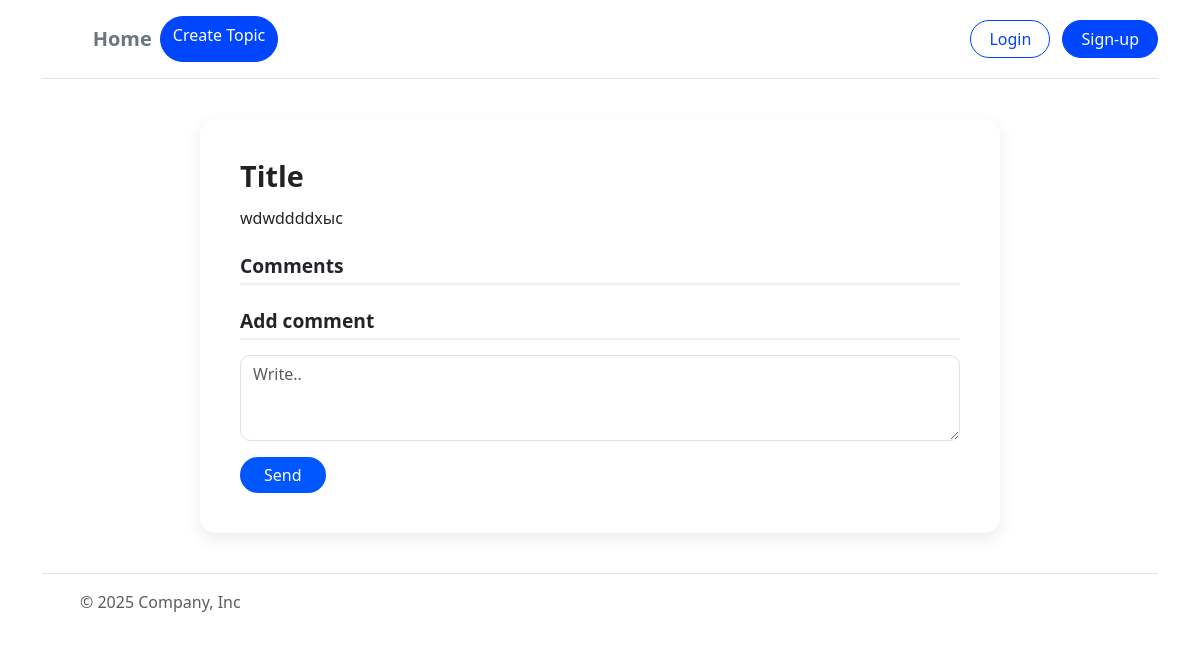
Before: /discussion_topic/6 with the older database file.
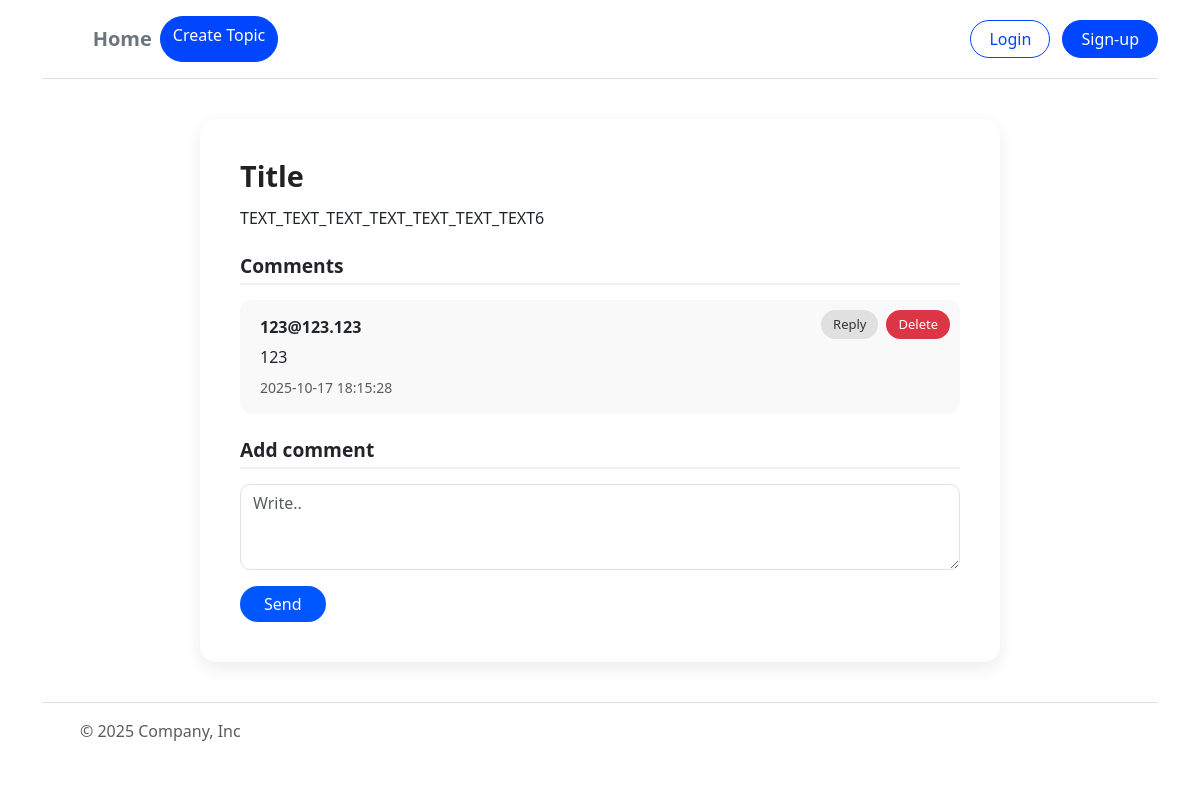
After: the same page with the newer database file.
### tables this page shows
CREATE TABLE discussion_topic(
                   id INTEGER PRIMARY KEY,
                   id_category INTEGER,
                   id_user INTEGER,
                   title VARCHAR(150),
                   text VARCHAR,
                   FOREIGN KEY (id_category) REFERENCES category(id),
                   FOREIGN KEY (id_user) REFERENCES user (id)
                    );

CREATE TABLE comment(
                   id INTEGER PRIMARY KEY,
                   id_user INTEGER,
                   id_discussion_topic INTEGER,
                   text VARCHAR,
                   date DATETIME,
                   FOREIGN KEY (id_user) REFERENCES user(id)
                    );

CREATE TABLE user(
               id INTEGER PRIMARY KEY,
               email VARCHAR(250),    
               hash_password VARCHAR(500),
               sale VARCHAR(500)
                );

### main.py (the view, shortened to what this page needs)
@app.route("/discussion_topic/<int:id>", methods=["GET", "POST"], endpoint="view_discussion_topic")
def view_discussion_topic(id: int = None):
    data = db_scripts.get_discussion_topic(id)
    creator = session.get("id_user") == data[2]
    all_comment = db_scripts.get_all_comment(id)
    return render_template(
        "discussion_topic/view_discussion_topic.html",
        creator=creator,
        data=data,
        topic_id=id,
        topic_title=data[3],
        topic_text=data[4],
        comment_list=all_comment,
        email=session.get("email_user"),
        id_user=session.get("id_user")
    )

### db_scripts.py (called while the page is built)
def db_deck(funk):
    def open_close(*args, **kwargs):
        db_open()
        data = funk(*args, **kwargs)
        db_close()
        return data
    return open_close

def db_open():
    global DB,cursor
    DB = sqlite3.connect(db_path)
    cursor = DB.cursor()

def db_close():
    DB.commit()
    cursor.close()
    DB.close()

@db_deck
def get_discussion_topic(id_discussion_topic:int):
    try:
        if id_discussion_topic is not None:
            cursor.execute("""SELECT * FROM discussion_topic
                              WHERE id = ?
                           """, (id_discussion_topic,))
            return cursor.fetchone()
        return False
    except Exception as error:
        print("error get_discussion_topic:", error)
    return False

### v3/templates/discussion_topic/view_discussion_topic.html (shortened to what this page needs)
{% extends "base.html" %}
{% block main %}
<div class="topic-container">
  <h2 class="topic-title">Title</h2>
  {% if creator %}
    <form method="POST" action="{{ url_for('save_topic_text', id=topic_id) }}">
      <textarea name="new_text" class="form-control mb-3" rows="4" placeholder="Write">{{ topic_text }}</textarea>
      <button type="submit" class="btn btn-primary-custom px-4">Save</button>
    </form>
  {%else%}
    <p>{{ topic_text }}</p>
  {%endif%}
  <h4 class="section-title mt-4">Comments</h4>
  {% for comment_id, user_id, id_discussion_topic, comment_text, comment_date, comment_user_email in comment_list %}
<div class="comment-box">
  <p><strong>{{ comment_user_email }}</strong></p>
  <p>{{ comment_text }}</p>
  <small class="text-muted">{{ comment_date }}</small>
  <div style="position: absolute; top: 10px; right: 10px; display: flex; gap: 8px;">
    <button type="button" class="btn-reply" data-user="{{ comment_user_email }}" onclick="reply('{{ comment_user_email }}')">Reply</button>
    <form action="/discussion_topic/{{ id_discussion_topic }}/delete_comment/{{ comment_id }}" method="POST" style="margin: 0;">
      <button type="submit" class="btn-delete">Delete</button>
    </form>
  </div>
</div>
{% endfor %}
<h5 class="section-title mt-4">Add comment</h5>
<form id="commentForm" method="POST" action="{{ url_for('view_discussion_topic', id=topic_id) }}">
  <textarea name="text" id="commentText" class="form-control mb-3" rows="3" placeholder="Write.."></textarea>
  <button type="submit" class="btn btn-primary-custom px-4">Send</button>
</form>
{% endblock %}

Changed rows visible on the page:
changed discussion_topic: text "wdwddddxыс" → "TEXT_TEXT_TEXT_TEXT_TEXT_TEXT_TEXT6"
added comment: email "123@123.123", text "123", date "2025-10-17 18:15:28"
